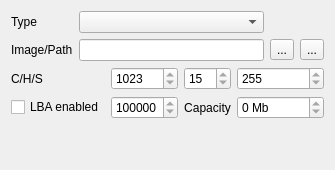
               <widget class="QWidget" name="tab_2">
                <attribute name="title">
                 <string>Master</string>
                </attribute>
                <layout class="QVBoxLayout" name="verticalLayout_17">
                 <item>
                  <layout class="QGridLayout" name="gridLayout_10">
                   <item row="0" column="1">
                    <widget class="QComboBox" name="hm_type"/>
                   </item>
                   <item row="0" column="0">
                    <widget class="QLabel" name="label_17">
                     <property name="text">
                      <string>Type</string>
                     </property>
                    </widget>
                   </item>
                   <item row="1" column="0">
                    <widget class="QLabel" name="label_32">
                     <property name="text">
                      <string>Image/Path</string>
                     </property>
                    </widget>
                   </item>
                   <item row="1" column="1">
                    <widget class="QLineEdit" name="hm_path"/>
                   </item>
                   <item row="1" column="2">
                    <widget class="QToolButton" name="hm_pathtb">
                     <property name="toolTip">
                      <string>Disk image file</string>
                     </property>
                     <property name="text">
                      <string>...</string>
                     </property>
                     <property name="icon">
                      <iconset resource="../xpeccy.qrc">
                       <normaloff>:/images/hdd.png</normaloff>:/images/hdd.png</iconset>
                     </property>
                    </widget>
                   </item>
                   <item row="1" column="3">
                    <widget class="QToolButton" name="hm_pathdir">
                     <property name="toolTip">
                      <string>Serve a host folder as the disk (read only)</string>
                     </property>
                     <property name="text">
                      <string>...</string>
                     </property>
                     <property name="icon">
                      <iconset resource="../xpeccy.qrc">
                       <normaloff>:/images/fileopen.png</normaloff>:/images/fileopen.png</iconset>
                     </property>
                    </widget>
                   </item>
                  </layout>
                 </item>
                 <item>
                  <layout class="QGridLayout" name="gridLayout_8" columnstretch="0,0,0,0">
                   <item row="0" column="0">
                    <widget class="QLabel" name="label_19">
                     <property name="text">
                      <string>C/H/S</string>
                     </property>
                    </widget>
                   </item>
                   <item row="0" column="3">
                    <widget class="QSpinBox" name="hm_gsec">
                     <property name="readOnly">
                      <bool>true</bool>
                     </property>
                     <property name="minimum">
                      <number>1</number>
                     </property>
                     <property name="maximum">
                      <number>255</number>
                     </property>
                     <property name="value">
                      <number>255</number>
                     </property>
                    </widget>
                   </item>
                   <item row="0" column="2">
                    <widget class="QSpinBox" name="hm_ghd">
                     <property name="readOnly">
                      <bool>true</bool>
                     </property>
                     <property name="minimum">
                      <number>1</number>
                     </property>
                     <property name="maximum">
                      <number>16</number>
                     </property>
                     <property name="value">
                      <number>15</number>
                     </property>
                    </widget>
                   </item>
                   <item row="1" column="1">
                    <widget class="QSpinBox" name="hm_glba">
                     <property name="readOnly">
                      <bool>true</bool>
                     </property>
                     <property name="maximum">
                      <number>5000000</number>
                     </property>
                     <property name="value">
                      <number>4194304</number>
                     </property>
                    </widget>
                   </item>
                   <item row="1" column="2">
                    <widget class="QLabel" name="label_20">
                     <property name="text">
                      <string>Capacity</string>
                     </property>
                     <property name="alignment">
                      <set>Qt::AlignCenter</set>
                     </property>
                    </widget>
                   </item>
                   <item row="1" column="0">
                    <widget class="QCheckBox" name="hm_islba">
                     <property name="text">
                      <string>LBA enabled</string>
                     </property>
                    </widget>
                   </item>
                   <item row="1" column="3">
                    <widget class="QSpinBox" name="hm_capacity">
                     <property name="readOnly">
                      <bool>true</bool>
                     </property>
                     <property name="suffix">
                      <string> Mb</string>
                     </property>
                     <property name="maximum">
                      <number>128000</number>
                     </property>
                    </widget>
                   </item>
                   <item row="0" column="1">
                    <widget class="QSpinBox" name="hm_gcyl">
                     <property name="readOnly">
                      <bool>true</bool>
                     </property>
                     <property name="minimum">
                      <number>1</number>
                     </property>
                     <property name="maximum">
                      <number>65535</number>
                     </property>
                     <property name="value">
                      <number>1023</number>
                     </property>
                    </widget>
                   </item>
                  </layout>
                 </item>
                 <item>
                  <spacer name="verticalSpacer_7">
                   <property name="orientation">
                    <enum>Qt::Vertical</enum>
                   </property>
                   <property name="sizeHint" stdset="0">
                    <size>
                     <width>20</width>
                     <height>40</height>
                    </size>
                   </property>
                  </spacer>
                 </item>
                </layout>
               </widget>
